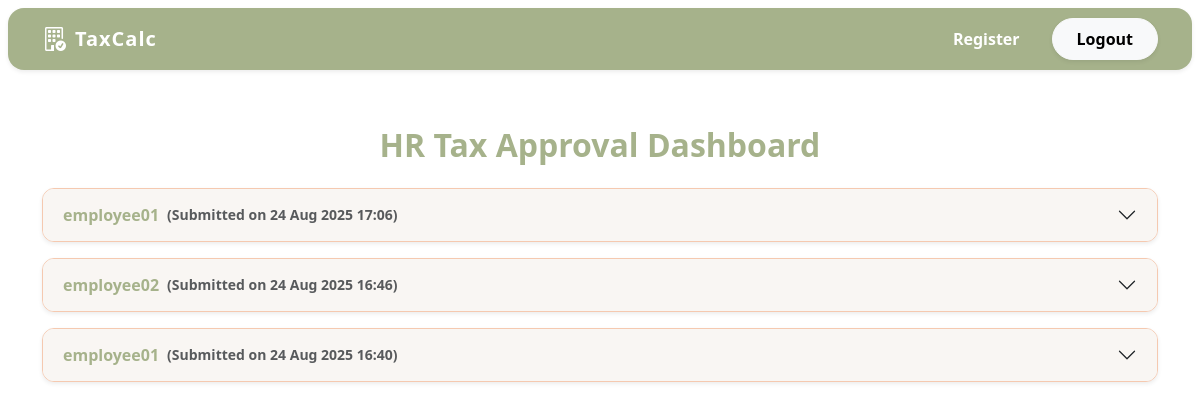
Page /hr_dashboard/ (signed in) on the earlier database version.
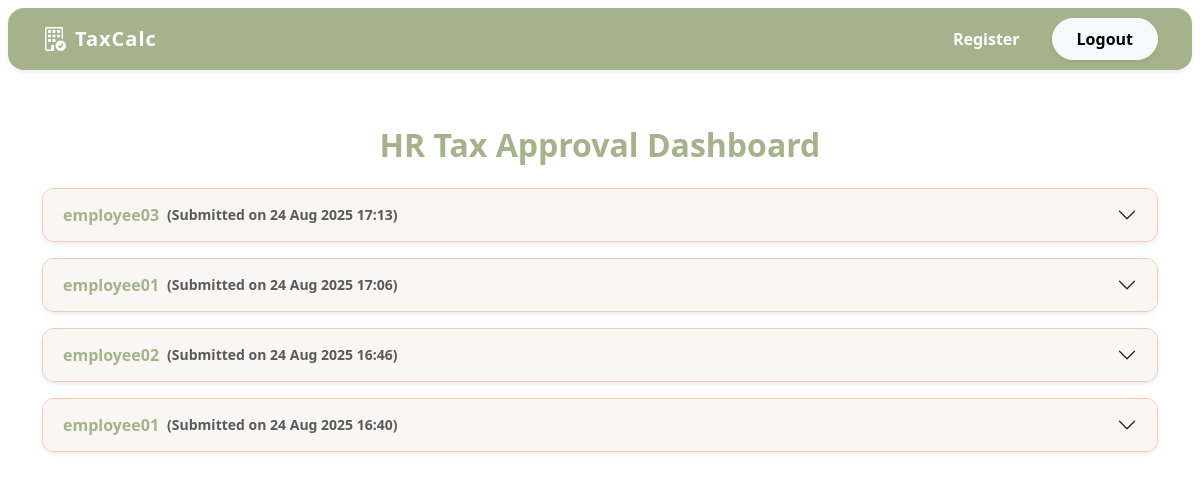
Same page on the later database version.
### Tds/models.py (models this page shows, shortened)
class EmployeeTaxData(models.Model):
    user = models.ForeignKey(User, on_delete=models.CASCADE)
    Salary = models.DecimalField(max_digits=12, decimal_places=2)
    BasicSalary = models.DecimalField(max_digits=12, decimal_places=2)
    DearnessAllowance = models.DecimalField(max_digits=12, decimal_places=2)
    Conveyance_Max = models.DecimalField(max_digits=12, decimal_places=2)
    Conveyance_Utilized = models.DecimalField(max_digits=12, decimal_places=2)
    LeaveTA_Max = models.DecimalField(max_digits=12, decimal_places=2)
    LeaveTA_Utilized = models.DecimalField(max_digits=12, decimal_places=2)
    Children_Education_Allowance_Max = models.DecimalField(max_digits=12, decimal_places=2)
    Children_Education_Allowance_Utilized = models.DecimalField(max_digits=12, decimal_places=2)
    Business_Communication_Allowance_Max = models.DecimalField(max_digits=12, decimal_places=2)
    Business_Communication_Allowance_Utilized = models.DecimalField(max_digits=12, decimal_places=2)
    Attire_Allowance_Max = models.DecimalField(max_digits=12, decimal_places=2)
    Attire_Allowance_Utilized = models.DecimalField(max_digits=12, decimal_places=2)
    Petrol_Allowance_Max = models.DecimalField(max_digits=12, decimal_places=2)
    Petrol_Allowance_Utilized = models.DecimalField(max_digits=12, decimal_places=2)
    Furniture_Allowance_Max = models.DecimalField(max_digits=12, decimal_places=2)
    Furniture_Allowance_Utilized = models.DecimalField(max_digits=12, decimal_places=2)
    Food_Coupons_Max = models.DecimalField(max_digits=12, decimal_places=2)
    Food_Coupons_Utilized = models.DecimalField(max_digits=12, decimal_places=2)
    Medical_Reimbursement_Max = models.DecimalField(max_digits=12, decimal_places=2)
    Medical_Reimbursement_Utilized = models.DecimalField(max_digits=12, decimal_places=2)
    Exempted_HRA_amount = models.DecimalField(max_digits=12, decimal_places=2)
    Section80cUtilized = models.DecimalField(max_digits=12, decimal_places=2)
    Section80ccc_Utilized = models.DecimalField(max_digits=12, decimal_places=2)
    Section80cccd_Utilized = models.DecimalField(max_digits=12, decimal_places=2)
    Section80cccd1b_Utilized = models.DecimalField(max_digits=12, decimal_places=2)
    Section80cccd2_Utilized = models.DecimalField(max_digits=12, decimal_places=2)
    Section80d_Utilized = models.DecimalField(max_digits=12, decimal_places=2)
    Section_80DDType = models.CharField(max_length=20)
    Section80d_normal_Utilized = models.DecimalField(max_digits=12, decimal_places=2)
    Section80d_severe_Utilized = models.DecimalField(max_digits=12, decimal_places=2)
    Section80ddb_Type = models.CharField(max_length=20)
    Section80ddb_other_Utilized = models.DecimalField(max_digits=12, decimal_places=2)
    Section80ddb_seniorcitizen_Utilized = models.DecimalField(max_digits=12, decimal_places=2)
    Section_80e = models.DecimalField(max_digits=12, decimal_places=2)
    Section_80ee = models.DecimalField(max_digits=12, decimal_places=2)
    Section_80eea = models.DecimalField(max_digits=12, decimal_places=2)
    Section_80eeb = models.DecimalField(max_digits=12, decimal_places=2)
    Section_80G = models.DecimalField(max_digits=12, decimal_places=2)
    Section_80GGA = models.DecimalField(max_digits=12, decimal_places=2)
    Section_80GGB = models.DecimalField(max_digits=12, decimal_places=2)
    Section_80GGC = models.DecimalField(max_digits=12, decimal_places=2)
    Section_80rrb = models.DecimalField(max_digits=12, decimal_places=2)
    Section_80qqb = models.DecimalField(max_digits=12, decimal_places=2)
    Section_80tta = models.DecimalField(max_digits=12, decimal_places=2)
    Section_80ttb = models.DecimalField(max_digits=12, decimal_places=2)
    Section_80UType = models.CharField(max_length=20)
    Section_80u_Normal = models.DecimalField(max_digits=12, decimal_places=2)
    Section_80u_severe = models.DecimalField(max_digits=12, decimal_places=2)
    tax_old = models.DecimalField(max_digits=12, decimal_places=2, default=0)
    tax_new = models.DecimalField(max_digits=12, decimal_places=2, default=0)
    created_at = models.DateTimeField(auto_now_add=True)
    approved = models.BooleanField(default=False)

### Tds/views.py (the view)
# urls.py: path('hr_dashboard/', views.hr_dashboard, name='hr_dashboard'),
@login_required
def hr_dashboard(request):
    submissions = EmployeeTaxData.objects.select_related('user').order_by('-created_at')  # newest first
    employee_data = []
    for submission in submissions:
        try:
            documents_obj = submission.user.employee_documents
        except EmployeeDocument.DoesNotExist:
            documents_obj = None
        documents_dict = {}
        if documents_obj:
            for field in EmployeeDocument._meta.get_fields():
                if field.name.endswith("_Doc"):
                    file_obj = getattr(documents_obj, field.name)
                    if file_obj:
                        documents_dict[field.name] = {
                            "url": file_obj.url,
                            "name": file_obj.name.split('/')[-1]
                        }
        utilized_fields = {}
        for field in EmployeeTaxData._meta.get_fields():
            if field.name.endswith('_Utilized') or field.name in [
                'Salary', 'BasicSalary', 'DearnessAllowance', 'Exempted_HRA_amount', 'Section80cUtilized'
            ]:
                value = getattr(submission, field.name, None)
                if value is not None:
                    utilized_fields[field.verbose_name if hasattr(field, 'verbose_name') else field.name] = value
        employee_data.append({
            'employee': submission,
            'utilized_fields': utilized_fields,
            'documents': documents_dict
        })
    return render(request, 'hr_dashboard.html', {'employee_data': employee_data})

### Tds/templates/hr_dashboard.html (shortened to what this page needs)
{% extends 'base.html' %}
{% block content %}
<head>
</head>
<div class="container py-5">
    <h2 class="text-center mb-4" style="color: var(--color2); font-weight: 800;">HR Tax Approval Dashboard</h2>
    {% if employee_data %}
    <div class="accordion" id="employeeAccordion">
        {% for data in employee_data %}
        <div class="accordion-item mb-3 shadow-sm" style="border-radius: 12px; border:1px solid var(--color3);">
            <h2 class="accordion-header" id="heading{{ forloop.counter }}">
                <button class="accordion-button collapsed" type="button" data-bs-toggle="collapse"
                    data-bs-target="#collapse{{ forloop.counter }}" aria-expanded="false"
                    aria-controls="collapse{{ forloop.counter }}"
                    style="background: var(--color4); color: var(--color2); font-weight: 600;">
                    {{ data.employee.user.username }}
                    <small class="ms-2 text-muted">(Submitted on {{ data.employee.created_at|date:"d M Y H:i" }})</small>
                </button>
            </h2>
        </div>
        {% endfor %}
    </div>
    {% else %}
    <p class="text-center">No tax submissions yet.</p>
    {% endif %}
</div>
{% endblock %}

Differences in the rows shown:
added EmployeeTaxData: employee.user.username "employee03", employee.created_at "24 Aug 2025 17:13"
